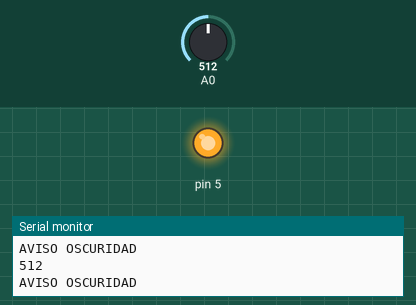
This sketch was run on a simulated Arduino Uno, built with avr-gcc and run on an emulated ATmega328P. On the bench: output pins drawn as LEDs (lit = HIGH), the last lines printed to the serial monitor. Inputs (shaded band) come from the test bench; at power-on: A0 = 512.

Above: at 1.3 s.
1.4 s: A0 set to 581
2.9 s: A0 set to 616
At 4.2 s:
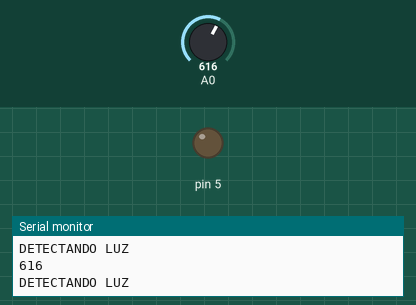
4.5 s: A0 set to 590
At 5.5 s:
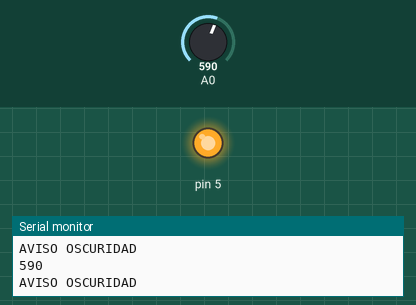
6.0 s: A0 set to 610
At 6.7 s:
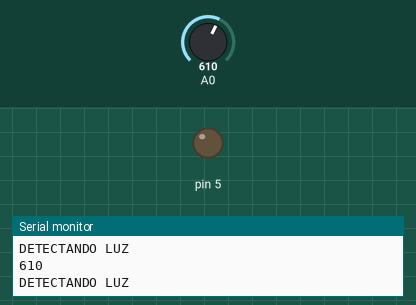
Timing chart, 0 to 8.5 s (numbered marks = the images above; inputs shaded):
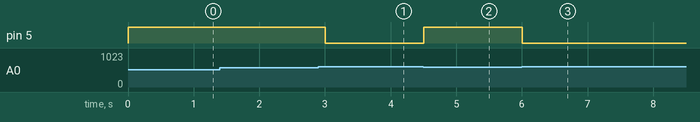

Measured:
- the behaviour switches between 599 and 600 on A0 (found by bisection; images 0 and 1)
- after the input at 2.9 s, pin 5: HIGH → LOW after 0.10 s
- after the input at 4.5 s, pin 5: LOW → HIGH at once
- after the input at 6.0 s, pin 5: HIGH → LOW at once

The sketch:

Ej3_LDR_CON_LED.ino
```cpp
void setup() {
  // put your setup code here, to run once:
  pinMode(A0,INPUT);
  pinMode(5,OUTPUT);
  Serial.begin(9600);
}

void loop() {
  // put your main code here, to run repeatedly:
  int LDR = analogRead(A0);
  Serial.println(LDR);
  if(LDR<600){
    Serial.println("AVISO OSCURIDAD");
    digitalWrite(5,HIGH);
    delay(500);
  }else{
    Serial.println("DETECTANDO LUZ");
    digitalWrite(5,LOW);
    delay(500);
  }


}
```
